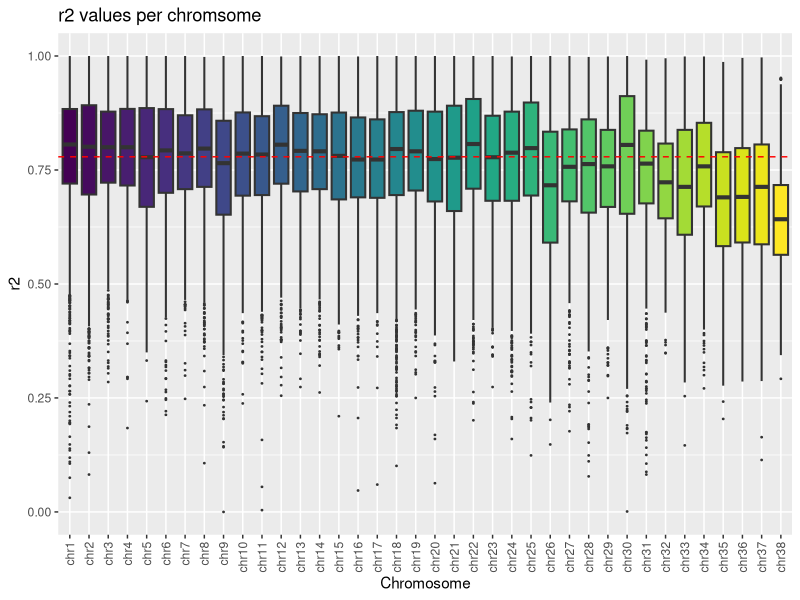
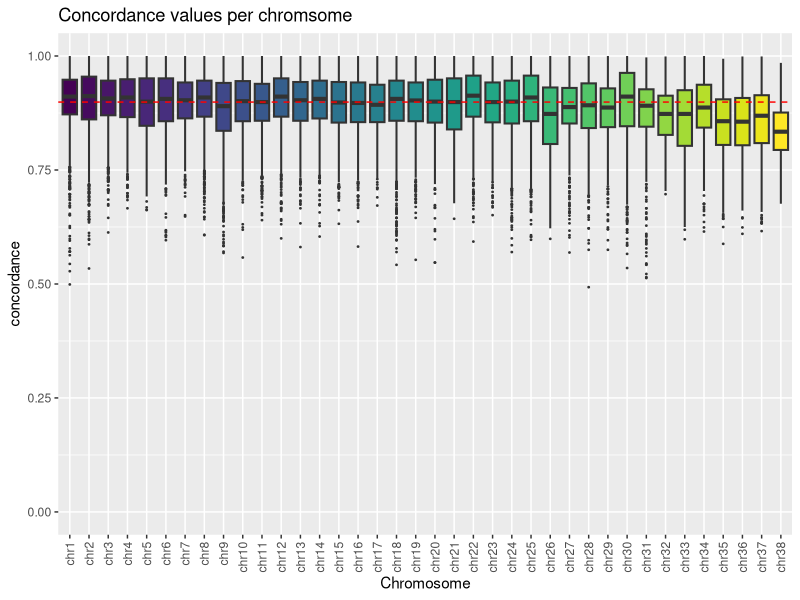
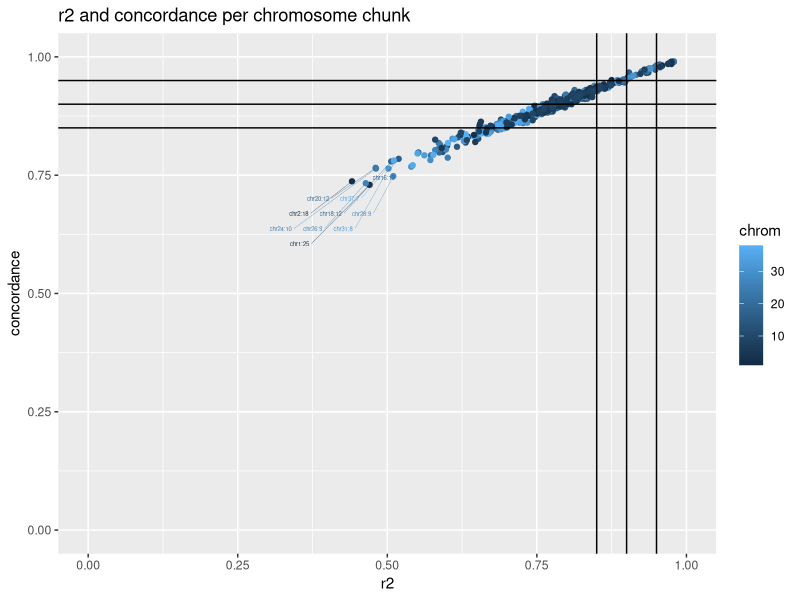
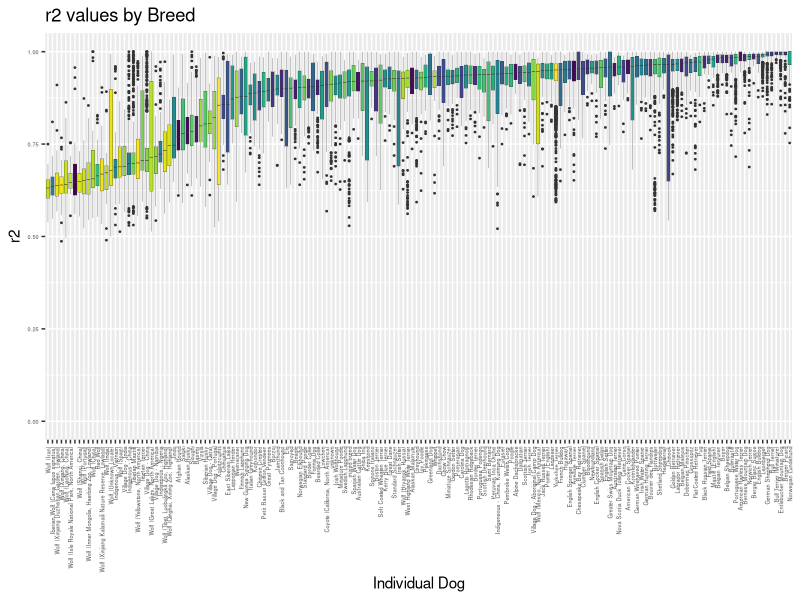

The R script that drew these images, in order: (Note: this script raises an error after producing the figures.)
## ---- chunk 1
knitr::opts_chunk$set(echo = TRUE, warning = FALSE, message = FALSE)
## ---- chunk 2
library(gtools)
library(ggplot2)
library(ggrepel)
library(viridisLite)
library(viridis)
library(gplots)
library(tidyr)
## ---- chunk 3
data <- read.table("all_stats_by_chr.txt",header=FALSE,sep="\t")
colnames(data)=c("chr","pos","maf","info","concordance","r2")
data$chr <- paste0("chr",data$chr)
data <- data[mixedorder(data$chr),]

data$chr <- factor(data$chr,levels = mixedsort(unique(data$chr)),ordered = TRUE)

my_colours <- viridisLite::viridis(length(levels(data$chr)))


p <- ggplot(data, aes(x=chr, y=r2, fill=chr)) + scale_fill_manual(values = my_colours) + geom_boxplot(outlier.size=0.3,lwd=0.7) + theme(axis.text.x = element_text(angle = 90, vjust = 0.5, hjust=1)) + ggtitle("r2 values per chromsome") + xlab("Chromosome") + geom_hline(yintercept=median(data$r2), linetype="dashed", color = "red") + theme(legend.position="none") + coord_cartesian(ylim = c(0, 1.0))
p

p <- ggplot(data, aes(x=chr, y=concordance, fill=chr)) + scale_fill_manual(values = my_colours) + geom_boxplot(outlier.size=0.3,lwd=0.7) + theme(axis.text.x = element_text(angle = 90, vjust = 0.5, hjust=1)) + ggtitle("Concordance values per chromsome") + xlab("Chromosome") + geom_hline(yintercept=median(data$concordance), linetype="dashed", color = "red") + theme(legend.position="none") + coord_cartesian(ylim = c(0, 1.0))
p
## ---- chunk 4
data_chunk <- read.table("all_stats_by_chunk.txt",header=T,sep="\t")

data_chunk$name=paste0("chr",data_chunk$chrom,":",data_chunk$chunk)

ggplot(data_chunk, aes(x = r2_med, y = con_med, color = chrom)) +
  geom_point()  + coord_cartesian(ylim = c(0, 1.0),xlim = c(0, 1.0)) + ggtitle("r2 and concordance per chromosome chunk") +
  xlab("r2") + ylab("concordance") + geom_hline(yintercept = c(0.85, 0.9, 0.95)) +
  geom_vline(xintercept = c(0.85, 0.9, 0.95)) + geom_text_repel(
    data = data_chunk[(data_chunk$r2_med < 0.6),],
    mapping = aes(label = name),
    nudge_x = -0.1, nudge_y = -0.1,
    max.time = 5,
    max.iter = Inf,
    size=1.5, segment.size=0.1, max.overlaps = 10,
    show.legend = F
  )

## ---- chunk 5
data_ind <- read.table("all_stats_by_individual.txt",header=FALSE,sep="\t")
colnames(data_ind)=c("chr","no","i","type","breed","sex","concordance","r2")
data_ind$breed=as.factor(data_ind$breed)
my_colours_breed <- viridisLite::viridis(length(levels(data_ind$breed)))

p <- ggplot(data_ind, aes(reorder(breed, r2, decreasing=T, FUN=median), y = r2, fill=breed)) + scale_fill_manual(values = my_colours_breed) + geom_boxplot(outlier.size=0.3,lwd=0.1) + theme(axis.text.x = element_text(angle = 90, vjust = 0.5, hjust=1)) + theme(legend.text = element_text(size = 2)) + ggtitle("r2 values by Breed") + xlab("Individual Dog") + theme(legend.key.size = unit(0.3, 'cm')) + theme(legend.position="none") + theme(axis.text=element_text(size=4)) + coord_cartesian(ylim = c(0, 1.0))
p
## ---- chunk 6
d_mat <- matrix(0.00, nrow = 38, ncol = length(unique(data_ind$i)))
dlist <- unique(data_ind$i)

for(i in c(1:38)){
  for (j in c(1:length(dlist))){
    z=data_ind[((data_ind$i==dlist[j]) & (data_ind$chr==i)),"r2"]
    if(!identical(z, numeric(0))){
      d_mat[i,j] <- as.numeric(data_ind[((data_ind$i==dlist[j])& (data_ind$chr==i)),"r2"])
    } else {
      d_mat[i,j] <- 0.0
    }
  }
}
d_mat <- data.frame(d_mat)
colnames(d_mat)<- dlist
rownames(d_mat)<- paste0("chr",1:38)

op <- par(no.readonly = TRUE) 
lmat=rbind( c(0, 3), c(2,1), c(0,4) )
lhei=c(0.5, 6, 1.5)

heatmap.2(as.matrix(d_mat),trace="none",Rowv = FALSE,cexCol = 0.4,cexRow=0.4,col=viridis(15, direction = -1),dendrogram="none",lmat=lmat, lhei=lhei)

## ---- chunk 7
ggplot(data,aes(x=maf,y=concordance,color=info)) + geom_point(alpha = .5, shape = 15) + geom_hline(yintercept = 0.85) + coord_cartesian(ylim = c(0, 1.0),xlim = c(0, 1.0)) + ggtitle("Concordance vs MAF")
## ---- chunk 8
ggplot(data,aes(x=maf,y=r2,color=info)) + geom_point(alpha = .5, shape = 15) + geom_hline(yintercept = 0.85) + coord_cartesian(ylim = c(0, 1.0),xlim = c(0, 1.0)) + ggtitle("r2 vs MAF")
